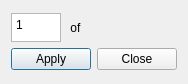
<?xml version="1.0" encoding="UTF-8"?>
<ui version="4.0">
 <class>ChoosePage</class>
 <widget class="QDialog" name="ChoosePage">
  <property name="geometry">
   <rect>
    <x>0</x>
    <y>0</y>
    <width>188</width>
    <height>84</height>
   </rect>
  </property>
  <property name="windowTitle">
   <string>Select page</string>
  </property>
  <layout class="QVBoxLayout" name="verticalLayout_2">
   <item>
    <layout class="QVBoxLayout" name="verticalLayout">
     <item>
      <layout class="QHBoxLayout" name="horizontalLayout">
       <item>
        <widget class="QPlainTextEdit" name="plainTextEdit">
         <property name="maximumSize">
          <size>
           <width>50</width>
           <height>29</height>
          </size>
         </property>
         <property name="plainText">
          <string>1</string>
         </property>
        </widget>
       </item>
       <item>
        <widget class="QLabel" name="label_of">
         <property name="maximumSize">
          <size>
           <width>16777215</width>
           <height>29</height>
          </size>
         </property>
         <property name="text">
          <string> of </string>
         </property>
        </widget>
       </item>
      </layout>
     </item>
     <item>
      <layout class="QHBoxLayout" name="horizontalLayout_2">
       <item>
        <widget class="QPushButton" name="pushButton_apply">
         <property name="text">
          <string>Apply</string>
         </property>
        </widget>
       </item>
       <item>
        <widget class="QPushButton" name="pushButton_close">
         <property name="text">
          <string>Close</string>
         </property>
        </widget>
       </item>
      </layout>
     </item>
    </layout>
   </item>
  </layout>
 </widget>
 <resources/>
 <connections/>
</ui>
